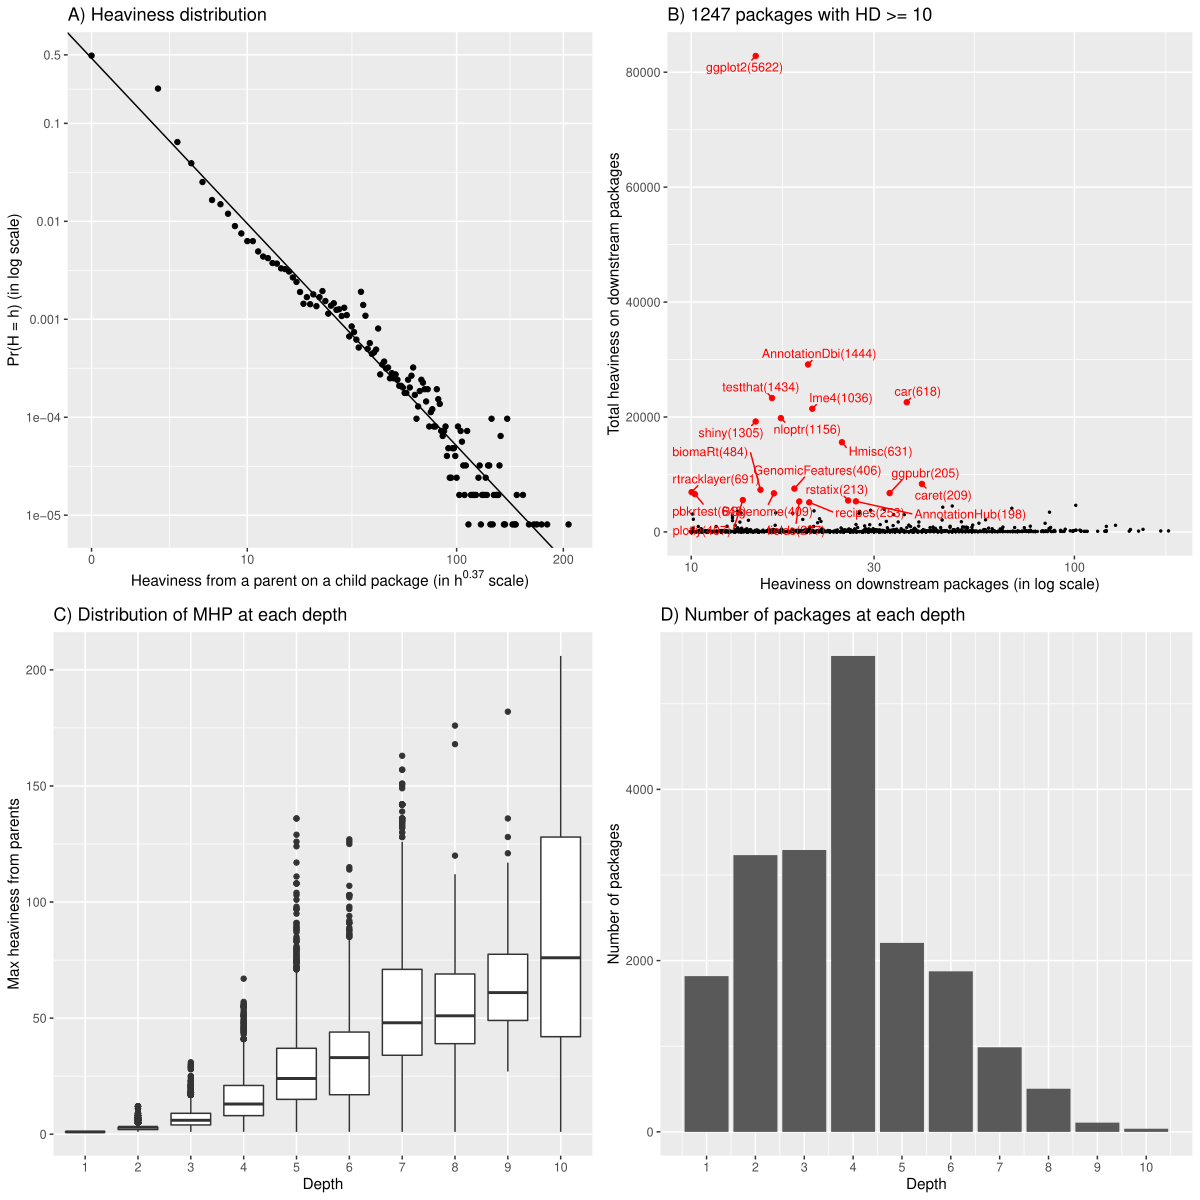

Source code (R):


library(pkgndep)
library(ggplot2)
library(scales)
library(ggrepel)
library(igraph)
library(ggnewscale)
library(latex2exp)
library(GetoptLong)
library(grid)

### global graph analysis
lt = load_all_pkg_dep()
library(igraph)
nt_all = data.frame(parents = character(0), children = character(0), heaviness = numeric(0))
for(package in names(lt)) {
    tb = parent_dependency(package, fields = c("Depends", "Imports", "LinkingTo"))[, c(1, 2, 4)]
    nt_all = rbind(nt_all, tb)
}
nt_all = unique(nt_all)

tb = table(nt_all$heaviness)


x = as.numeric(names(tb))
y = tb
y = y/sum(y)
r2 = NULL
for(k in seq(0.01, 1, by = 0.01)) {
    x2 = x^k
    fit = lm(log(y) ~ x2)
    fit = summary(fit)
    r2 = c(r2, fit$r.squared)
}

plot(seq(0.01, 1, by = 0.01), r2)

a = seq(0.01, 1, by = 0.01)[which.max(r2)]

plot(as.numeric(names(tb))^a, log(tb/sum(tb)))

x2 = as.numeric(names(tb))^a
fit = lm(log(tb/sum(tb)) ~ x2)
abline(a = fit$coefficients[1], b = fit$coefficients[2])


p1 = ggplot(data.frame(x = as.numeric(names(tb))^a, y = log(as.numeric(tb)/sum(tb))), aes(x = x, y = y)) +
    geom_point() + geom_abline(intercept = fit$coefficients[1], slope = fit$coefficients[2]) +
    scale_y_continuous(breaks = log(c(1e-6, 1e-5, 1e-4, 1e-3, 1e-2, 0.1, 0.5)), labels = c(1e-6, 1e-5, 1e-4, 1e-3, 1e-2, 0.1, 0.5)) +
    scale_x_continuous(breaks = c(0, 10, 100, 200)^a, labels = c(0, 10, 100, 200)) +
    labs(x = TeX(qq("Heaviness from a parent on a child package (in $h^{@{a}}$ scale)")), y = "Pr(H = h) (in log scale)") +
    ggtitle("A) Heaviness distribution")
p1 = grid.grabExpr(print(p1))

df = load_pkg_stat_snapshot()

l = df$heaviness_on_downstream >= 10
l2 = l & df$heaviness_on_downstream*df$n_downstream >= 5000
p2 = ggplot(df[l, ], aes(x = heaviness_on_downstream, y = heaviness_on_downstream*n_downstream)) +
    geom_point(size = 0.5) + scale_x_continuous(trans = "log10") +
    new_scale_color() +
    geom_point(aes(heaviness_on_downstream, heaviness_on_downstream*n_downstream, color = "high"), data = df[l2, ], show.legend = FALSE) +
    scale_color_manual(name = "Heaviness category", values = c("high" = "red")) +
    ggrepel::geom_text_repel(aes(heaviness_on_downstream, heaviness_on_downstream*n_downstream, label = paste0(package, "(", n_downstream, ")")), data = df[l2, ], min.segment.length = 0, max.overlaps=100, show.legend = FALSE, size = 3, color = "red") +
    labs(x = "Heaviness on downstream packages (in log scale)", y = "Total heaviness on downstream packages") +
    ggtitle(qq("B) @{sum(l)} packages with HD >= 10"))

### depth distribution
library(CePa)
g = graph.edgelist(as.matrix(nt_all[, 1:2]))
x = CePa::reach(g, mode = "in")
y = df$max_heaviness_from_parents
names(y) = df$package
y = y[names(x)]
boxplot(y ~ x)

l = x < 11 & x > 0
l = l & !is.na(y)
x = x[l]
y = y[l]

p3 = ggplot(data.frame(x = factor(x), y = y), aes(x = x, y = y)) +
    geom_boxplot() +
    labs(x = "Depth", y = "Max heaviness from parents") +
    ggtitle("C) Distribution of MHP at each depth")

v = tapply(y, x, max)
v2 = tapply(y, x, length)
# p3 = p3 + geom_text(data.frame(x = 1:length(v), y = as.vector(v) + 10), mapping = aes(x = x, y = y, label = v2))
p4 = ggplot(data.frame(x = 1:length(v), y = v2), aes(x = x, y = y)) +
    geom_bar(stat = "identity") +
    scale_x_continuous(breaks = 1:10) +
    labs(x = "Depth", y = "Number of packages") +
    ggtitle("D) Number of packages at each depth")

library(cowplot)
pdf("fig_11.pdf", width = 12, height = 12)
p = plot_grid(p1, p2, p3, p4, nrow = 2)
print(p)
dev.off()
